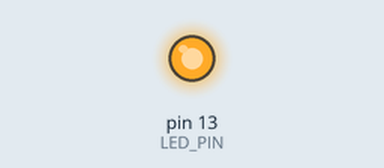
Recording of a sketch running on a simulated Arduino Uno, built with avr-gcc and run on an emulated ATmega328P. On the bench: output pins drawn as LEDs (lit = HIGH). What the sketch prints to the serial monitor is not drawn.

Above: at 1.9 s.
At 16.2 s:
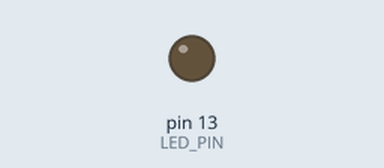
Timing chart, 0 to 22.4 s (numbered marks = the images above):
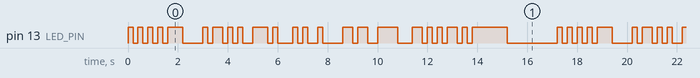

The sketch:

Transmitter.ino
```cpp
/*
 * LightTalk Transmitter — Arduino sketch
 *
 * Blinks an LED to transmit text as light, using the LightTalk v1 protocol.
 * A phone running the LightTalk app decodes it in real time through the camera.
 *
 * Wiring:
 *   Option A (easiest): use the built-in LED on pin 13. Set LED_PIN = 13.
 *   Option B (brighter, better for daylight demos): external high-brightness LED
 *     from digital pin 8 through a 220-ohm resistor to GND. Set LED_PIN = 8.
 *     Long leg (anode) -> resistor -> pin 8. Short leg (cathode) -> GND.
 *
 * Protocol (must match BlinkProtocol.swift — do not change one without the other):
 *   - 6-bit alphabet: "ABCDEFGHIJKLMNOPQRSTUVWXYZ0123456789 :-./?" (MSB first)
 *   - 7 bits per character: 6 data bits + 1 even-parity bit
 *   - Frame: PREAMBLE 10101010, START 111000, characters..., END 111111,
 *     then LED off for 2 s, then the loop repeats.
 *   (END is all-ones so no letter — e.g. H = 000111 — can be mistaken for it.)
 *   - Bit duration: 200 ms (5 bits/sec — 2x faster than v1, still reliable)
 */

const int LED_PIN = 13;                 // 13 = built-in LED, or 8 = external LED
const unsigned long BIT_MS = 200;
const unsigned long GAP_MS = 2000;

// Change this to any message using the alphabet above (auto-uppercased).
// Keep it short: every character costs ~1.4 s of airtime.
const char* MESSAGE = "WTR 1400";

// Camp-coordination presets — uncomment the one you want the beacon to loop.
// const char* MESSAGE = "WTR 1400";    // water truck 2 PM  (~24 s)
// const char* MESSAGE = "MED 3";       // medical tent moved (~20 s)
// const char* MESSAGE = "FOOD 1800";   // food 6 PM          (~27 s)
// const char* MESSAGE = "CRFW 2000";   // curfew 8 PM        (~30 s)
// const char* MESSAGE = "SHL B";       // shelter B open     (~20 s)
// const char* MESSAGE = "ALCLR";       // all clear          (~20 s)
// Device diagnostics:
// const char* MESSAGE = "T23 OK";
// const char* MESSAGE = "FNFLT";
// const char* MESSAGE = "BATLO";

const char ALPHABET[] = "ABCDEFGHIJKLMNOPQRSTUVWXYZ0123456789 :-./?";

void setup() {
  pinMode(LED_PIN, OUTPUT);
  digitalWrite(LED_PIN, LOW);
  Serial.begin(9600);
  Serial.print("LightTalk beacon ready. Message: ");
  Serial.println(MESSAGE);
}

void sendBit(int b) {
  digitalWrite(LED_PIN, b ? HIGH : LOW);
  delay(BIT_MS);
}

int charCode(char c) {
  if (c >= 'a' && c <= 'z') c = c - 'a' + 'A';  // uppercase it
  for (int i = 0; ALPHABET[i] != '\0'; i++) {
    if (ALPHABET[i] == c) return i;
  }
  return -1;  // not in alphabet -> skipped
}

void sendChar(char c) {
  int code = charCode(c);
  if (code < 0) return;
  int ones = 0;
  for (int shift = 5; shift >= 0; shift--) {   // 6 data bits, MSB first
    int b = (code >> shift) & 1;
    ones += b;
    sendBit(b);
  }
  sendBit(ones % 2 == 0 ? 0 : 1);             // even parity bit
}

void loop() {
  // Preamble: alternating bits — the phone calibrates bright/dim levels here.
  int preamble[8] = {1,0,1,0,1,0,1,0};
  for (int i = 0; i < 8; i++) sendBit(preamble[i]);

  // Start marker.
  int start[6] = {1,1,1,0,0,0};
  for (int i = 0; i < 6; i++) sendBit(start[i]);

  // Message.
  for (int i = 0; MESSAGE[i] != '\0'; i++) sendChar(MESSAGE[i]);

  // End marker, then a dark gap before the loop repeats.
  int endm[6] = {1,1,1,1,1,1};
  for (int i = 0; i < 6; i++) sendBit(endm[i]);

  digitalWrite(LED_PIN, LOW);
  delay(GAP_MS);
}
```

Measured:
- by itself, pin 13 (LED_PIN): moves between LOW and HIGH, repeating every 17.2 s
- by itself, everything shown: repeats every 17.2 s, in 46 steps
